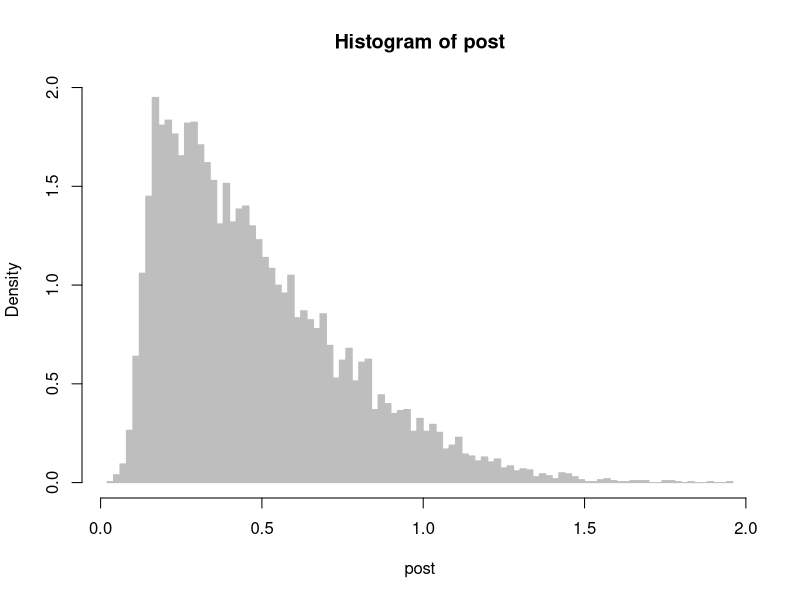

Write the R code that produced this figure.
#Rejections sampling
postsample <- function(y, N, sigma) {
    mle <- 1/mean(y)
    ## since sample only 5, don't bother putting on log scale.
    lik.max <- prod(pexp(y, mle))
    post <- NULL
    while(length(post) < N) {
        u <- runif(1)
        beta <- hnorm(1, sigma)
        lik <- prod(pexp(y, beta))
        if( u <= lik/lik.max ) post <- append(post, beta)
    }
    return(post)
}

## function for drawing from half normal
hnorm <- function(N, sigma) {
    replicate(N, qnorm(0.5*(1 + runif(1)), 0, sigma))
}


y <- c(20.100306, 2.272066, 3.796734, 2.265275, 3.480183)
sigma <- 0.5
N <- 10000

post <- postsample(y, N, sigma)
hist(post, breaks=100, col="gray", border="gray", freq=FALSE)
